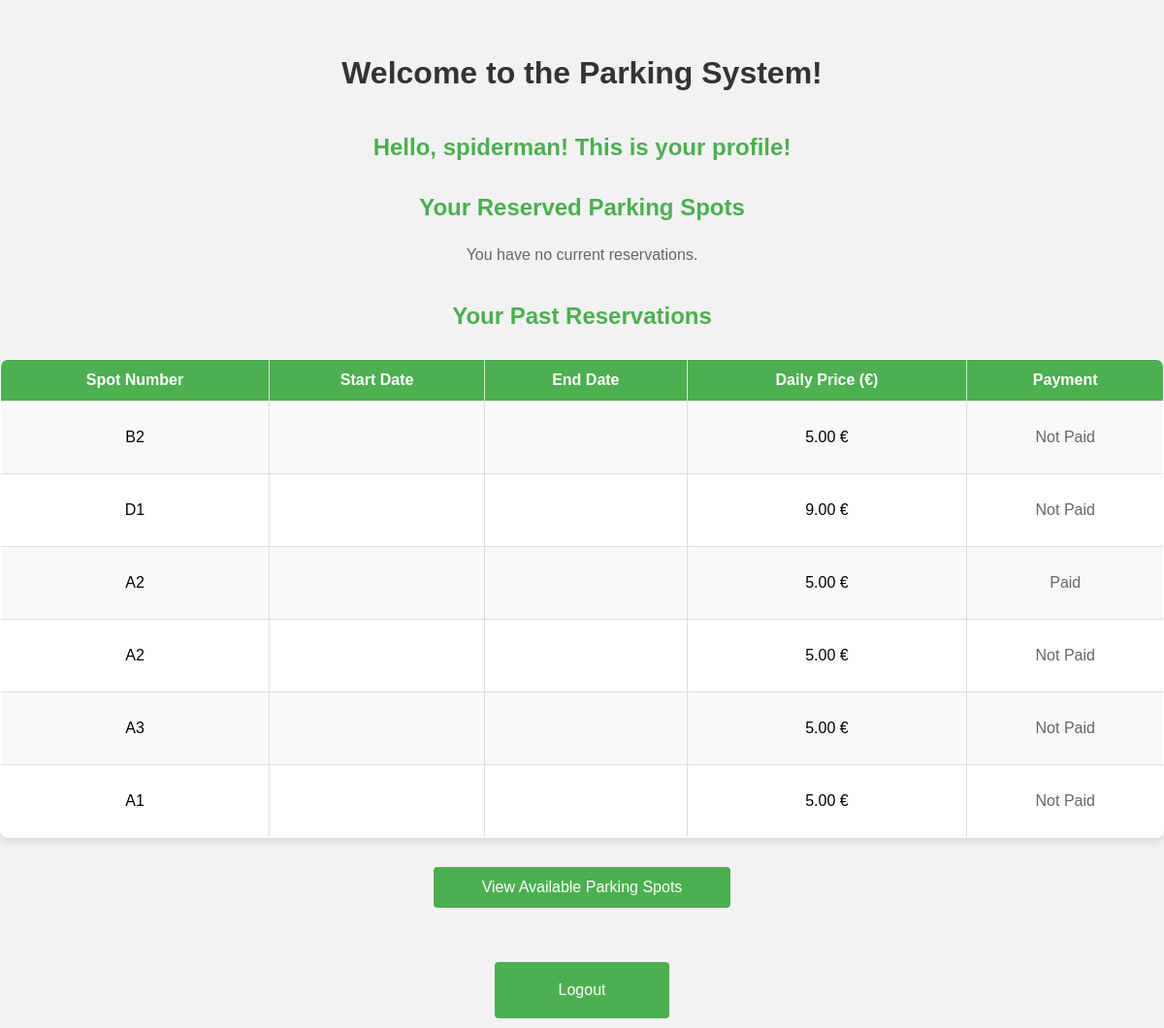
The page /users/profile/ (signed in) on the database its author committed.
### parking/models.py (models this page shows, shortened)
class Reservation(models.Model):
    user = models.ForeignKey(User, on_delete=models.CASCADE)
    spot = models.ForeignKey('ParkingSpot', on_delete=models.CASCADE, related_name="reservations")
    start_time = models.DateField()
    end_time = models.DateField()
    is_paid = models.BooleanField(default=False)  # Track payment status

class ParkingSpot(models.Model):
    location = models.ForeignKey(
        'ParkingLocation',
        on_delete=models.CASCADE,
        related_name="spots"
    )
    spot_number = models.CharField(max_length=10)
    is_reserved = models.BooleanField(default=False)
    is_rentable = models.BooleanField(default=False)
    daily_price = models.DecimalField(
        max_digits=10,
        decimal_places=2,
        null=True,
        blank=True
    )
    owner = models.ForeignKey(
        User,
        on_delete=models.SET_NULL,
        null=True,
        blank=True,
        related_name='owned_spots'
    )
    is_approved = models.BooleanField(default=False)

### users/views.py (the view)
# urls.py: path('profile/', views.profile_view, name='profile'),
@login_required
def profile_view(request):
    user = request.user
    current_reservations = Reservation.objects.filter(user=user, end_time__gte=timezone.now()).using('default')
    past_reservations = Reservation.objects.filter(user=user, end_time__lt=timezone.now()).using('default')
    return render(request, 'users/profile.html', {
        'user': user,
        'current_reservations': current_reservations,
        'past_reservations': past_reservations
    })

### users/templates/users/profile.html (shortened to what this page needs)
<!DOCTYPE html>
<html lang="en">
<head>
</head>
<body>
    <h2>Welcome to the Parking System!</h2>
    <h3>Hello, {{ user }}! This is your profile!</h3>
    <h3>Your Reserved Parking Spots</h3>
    {% if current_reservations %}
        <table border="1" cellspacing="0" cellpadding="5" style="width: 100%; text-align: left;">
            <tr>
                <th>Spot Number</th>
                <th>Start Date</th>
                <th>End Date</th>
                <th>Daily Price (€)</th>
                <th>Actions</th>
                <th>Payment</th>
            </tr>
            {% for reservation in current_reservations %}
            <tr>
                <td>{{ reservation.spot.spot_number }}</td>
                <td>{{ reservation.start_time|date:"Y-m-d" }}</td>
                <td>{{ reservation.end_time|date:"Y-m-d" }}</td>
                <td>{{ reservation.spot.daily_price|floatformat:2 }} €</td>
                <td>
                    <form method="POST" action="{% url 'unreserve_parking_spot' reservation.id %}">
                        {% csrf_token %}
                        <button type="submit">Cancel Reservation</button>
                    </form>
                </td>
                <td>
                    {% if not reservation.is_paid %}
                        <form method="POST" action="{% url 'checkout' reservation.id %}">
                            {% csrf_token %}
                            <button type="submit">Checkout</button>
                        </form>
                    {% else %}
                        <p>Paid</p>
                    {% endif %}
                </td>
            </tr>
            {% endfor %}
        </table>
    {% else %}
        <p>You have no current reservations.</p>
    {% endif %}
    <h3>Your Past Reservations</h3>
    {% if past_reservations %}
        <table border="1" cellspacing="0" cellpadding="5" style="width: 100%; text-align: left;">
            <tr>
                <th>Spot Number</th>
                <th>Start Date</th>
                <th>End Date</th>
                <th>Daily Price (€)</th>
                <th>Payment</th>
            </tr>
            {% for reservation in past_reservations %}
            <tr>
                <td>{{ reservation.spot.spot_number }}</td>
                <td>{{ reservation.start_time|date:"Y-m-d" }}</td>
                <td>{{ reservation.end_time|date:"Y-m-d" }}</td>
                <td>{{ reservation.spot.daily_price|floatformat:2 }} €</td>
                <td>
                    {% if reservation.is_paid %}
                        <p>Paid</p>
                    {% else %}
                        <p>Not Paid</p>
                    {% endif %}
                </td>
            </tr>
            {% endfor %}
        </table>
    {% else %}
        <p>You have no past reservations.</p>
    {% endif %}
    <button><a href="{% url 'parking_spots' %}">View Available Parking Spots</a></button>
    <br><br>
    <div class="btn-logout">
        <a href="{% url 'logout' %}">Logout</a>
    </div>
</body>
</html>

### users/templates/users/profile.html (style rules this page uses)
body { font-family: Arial, sans-serif; background-color: #f2f2f2; margin: 0; padding: 0; text-align: center; display: flex; flex-direction: column; align-items: center; min-height: 100vh; padding-top: 30px; }
h2 { color: #333; font-size: 2rem; margin-bottom: 20px; }
h3 { color: #4CAF50; font-size: 1.5rem; margin-bottom: 10px; }
table { width: 80%; margin: 20px 0; border-collapse: collapse; border-radius: 8px; overflow: hidden; background-color: white; box-shadow: 0 4px 8px rgba(0, 0, 0, 0.1); }
th, td { padding: 12px; text-align: center; border: 1px solid #ddd; }
th { background-color: #4CAF50; color: white; }
tr:nth-child(even) { background-color: #f9f9f9; }
button, a { padding: 12px 20px; margin: 10px; background-color: #4CAF50; color: white; border: none; border-radius: 4px; text-decoration: none; font-size: 16px; cursor: pointer; transition: background-color 0.3s ease; }
p { font-size: 16px; color: #666; }
.btn-logout { display: inline-block; width: 15%; text-align: center; background-color: #4CAF50; padding: 4px 0; font-size: 12px; border-radius: 4px; cursor: pointer; margin-top: 10px; margin-bottom: 10px; }
.btn-logout a { display: block; color: white; text-decoration: none; padding: 6px 0; }

### rows shown on the page
Reservation: spot.spot_number "B2", spot.daily_price "5.00", is_paid "Not Paid"
Reservation: spot.spot_number "D1", spot.daily_price "9.00", is_paid "Not Paid"
Reservation: spot.spot_number "A2", spot.daily_price "5.00", is_paid "Paid"
Reservation: spot.spot_number "A2", spot.daily_price "5.00", is_paid "Not Paid"
Reservation: spot.spot_number "A3", spot.daily_price "5.00", is_paid "Not Paid"
Reservation: spot.spot_number "A1", spot.daily_price "5.00", is_paid "Not Paid"

### other values the page prints
{{ user }} "spiderman"
